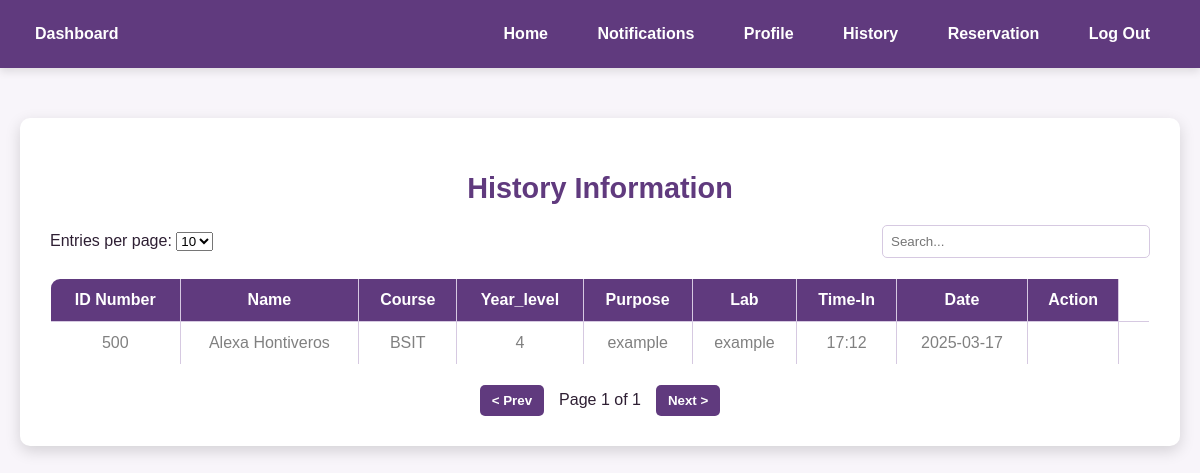
/student_history (signed in), run on the app's committed database.
### tables this page shows
CREATE TABLE reservations (
    idno INT,
    student_name VARCHAR(255),
    course VARCHAR(100),
    year_level VARCHAR(50),
    purpose VARCHAR(255),
    lab VARCHAR(100),
    time_in VARCHAR(50),
    date DATE
, remaining_sessions INTEGER DEFAULT 30, status TEXT, time_out TIME, staff_remarks TEXT, sessions);

### app.py (the view)
@app.route("/student_history")
def student_history():
    if "user" not in session:
        flash("Please log in first.", "warning")
        return redirect("/student_login")
    student = dbhelper.get_student_by_username(session["user"])
    if not student:
        flash("User not found!", "danger")
        return redirect("/student_dashboard")
    idno = student.get("idno")
    page = request.args.get("page", 1, type=int)
    per_page = 10  # Set items per page
    offset = (page - 1) * per_page
    reservations = dbhelper.get_student_reservations_paginated(idno, per_page, offset)
    total_reservations = dbhelper.count_student_reservations(idno)
    total_pages = (total_reservations + per_page - 1) // per_page
    return render_template(
        "student_history_reservation.html",
        reservations=reservations,
        page=page,
        total_pages=total_pages
    )

### app.py (called while the page is built)
@app.after_request
def disable_cache(response):
    response.headers['Cache-Control'] = 'no-store, no-cache, must-revalidate, post-check=0, pre-check=0'
    response.headers['Pragma'] = 'no-cache'
    response.headers['Expires'] = '0'
    return response

### dbhelper.py (called while the page is built)
def getprocess(sql: str, params: tuple = ()) -> list:
    db = connect(database)
    cursor: object = db.cursor()
    cursor.row_factory = Row
    cursor.execute(sql, params)
    data: list = cursor.fetchall()
    db.close()
    return [dict(row) for row in data]

def get_student_by_username(username: str) -> dict:
    sql = """SELECT idno, lastname, firstname, middlename, course, year_level,
                    email_address, username, password, profile_picture, sessions
             FROM users WHERE username = ?"""
    student_list = getprocess(sql, (username,))
    if student_list:
        student = student_list[0]
        student["profile_picture"] = student.get("profile_picture") or "profile_picture.png"
        return student
    return None

def get_student_reservations_paginated(idno: int, per_page: int, offset: int) -> list:
    sql = """SELECT idno, student_name, course, year_level, purpose, lab, time_in, date
             FROM reservations
             WHERE idno = ?
             ORDER BY date DESC
             LIMIT ? OFFSET ?"""
    return getprocess(sql, (idno, per_page, offset))

def count_student_reservations(idno: int) -> int:
    sql = "SELECT COUNT(*) AS total FROM reservations WHERE idno = ?"
    result = getprocess(sql, (idno,))
    if result:
        return result[0]["total"] if isinstance(result[0], dict) else result[0][0]
    return 0

### templates/student_history_reservation.html (shortened to what this page needs)
<!DOCTYPE html>
<html lang="en">
<head>
</head>
<body>
    <nav class="navbar">
        <a class="nav-link" href="{{ url_for('student_dashboard') }}">Dashboard</a>
        <div class="nav-items">
            <a class="nav-link" href="{{ url_for('student_dashboard') }}">Home</a>
            <a class="nav-link" href="#">Notifications</a>
            <a class="nav-link" href="{{ url_for('edit_profile') }}">Profile</a>
            <a class="nav-link" href="{{ url_for('student_history') }}">History</a>
            <a class="nav-link" href="{{ url_for('student_reservation') }}">Reservation</a>
            <a class="nav-link" href="{{ url_for('logout') }}">Log Out</a>
        </div>
    </nav>
    <div class="container">
        <h2>History Information</h2>
        <div class="table-controls">
            <div>
                <label>Entries per page:</label>
                <select>
                    <option>10</option>
                </select>
            </div>
            <input type="text" placeholder="Search..." class="search-bar">
        </div>
        <table>
            <thead>
                <tr>
                    <th style="text-align: center;">ID Number</th>
                    <th style="text-align: center;">Name</th>
                    <th style="text-align: center;">Course</th>
                    <th style="text-align: center;">Year_level </th>
                    <th style="text-align: center;">Purpose </th>
                    <th style="text-align: center;">Lab</th>
                    <th style="text-align: center;">Time-In</th>
                    <th style="text-align: center;">Date</th>
                    <th style="text-align: center;">Action</th>
                </tr>
            </thead>
            <tbody>
                {% if reservations %}
                    {% for res in reservations %}
                    <tr>
                        <td style="text-align: center; color: gray;">{{ res.idno }}</td>
                        <td style="text-align: center; color: gray;">{{ res.student_name }}</td>
                        <td style="text-align: center; color: gray;">{{ res.course }}</td>
                        <td style="text-align: center; color: gray;">{{ res.year_level }}</td>
                        <td style="text-align: center; color: gray;">{{ res.purpose }}</td>
                        <td style="text-align: center; color: gray;">{{ res.lab }}</td>
                        <td style="text-align: center; color: gray;">{{ res.time_in }}</td>
                        <td style="text-align: center; color: gray;">{{ res.date }}</td>
                        <td style="text-align: center; color: gray;">{{ res.remaining_sessions }}</td>
                        <td style="text-align: center;" class="
                            {{ 'accepted' if res.status == 'Accepted' else
                            'rejected' if res.status == 'Rejected' else
                            'pending' }}">
                        </td>
                    </tr>
                    {% endfor %}
                {% else %}
                    <tr>
                        <td colspan="9" style="text-align: center; color: gray;">No data available</td>
                    </tr>
                {% endif %}
            </tbody>
        </table>
        <div class="pagination">
            <button class="pagination-btn prev" onclick="changePage(-1)">&lt; Prev</button>
            <span id="page-info">Page 1</span>
            <button class="pagination-btn next" onclick="changePage(1)">Next &gt;</button>
        </div>
    </div>
</body>
</html>

### templates/student_history_reservation.html (style rules this page uses)
body { font-family: 'Poppins', sans-serif; margin: 0; padding: 0; background-color: #F8F5FA; color: #2E1F33; }
.navbar { background-color: #603A7E; padding: 15px 20px; display: flex; justify-content: space-between; align-items: center; box-shadow: 0 4px 8px rgba(0, 0, 0, 0.1); }
.navbar .nav-link { color: white; font-weight: 600; margin-right: 15px; text-decoration: none; font-size: 1rem; padding: 10px 15px; border-radius: 5px; transition: background 0.3s; }
.container { max-width: 1100px; margin: 50px auto; background: white; padding: 30px; border-radius: 10px; box-shadow: 0 5px 15px rgba(0, 0, 0, 0.15); }
h2 { color: #603A7E; text-align: center; font-size: 1.8rem; margin-bottom: 20px; }
.table-controls { display: flex; justify-content: space-between; align-items: center; margin-bottom: 20px; }
.search-bar { padding: 8px; border: 1px solid #D6C9E1; border-radius: 5px; width: 250px; }
table { width: 100%; border-collapse: collapse; background: #fff; border-radius: 10px; overflow: hidden; }
th, td { padding: 12px; text-align: left; border-bottom: 1px solid #D6C9E1; }
th { background-color: #603A7E; color: white; font-weight: bold; }
.pagination { display: flex; justify-content: center; margin-top: 20px; }
.pagination button { background-color: #603A7E; color: white; border: none; padding: 8px 12px; margin: 0 5px; cursor: pointer; border-radius: 5px; transition: 0.3s; }
.pagination { display: flex; justify-content: center; align-items: center; gap: 10px; margin-top: 20px; }
.pagination-btn { background-color: #603A7E; color: white; text-decoration: none; padding: 8px 12px; border-radius: 5px; font-weight: bold; transition: background 0.3s; }
.pending { color: gray; }
table, th, td { border: 1px solid #D6C9E1; padding: 12px; text-align: left; }
.pagination-btn { background-color: #603A7E; color: white; text-decoration: none; padding: 8px 12px; border-radius: 5px; font-weight: bold; transition: background 0.3s; display: inline-block; }

### data on the page
reservations: idno "500", student_name "Alexa Hontiveros", course "BSIT", year_level "4", purpose "example", lab "example", time_in "17:12", date "2025-03-17"
